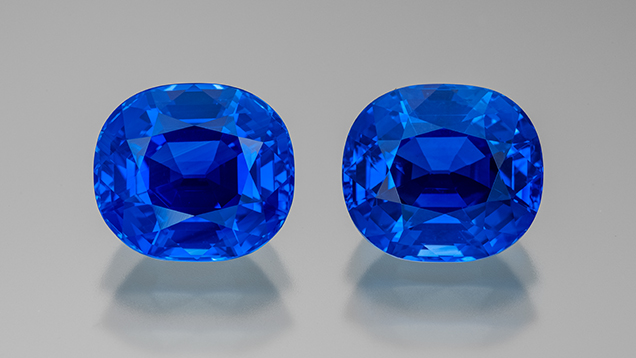
#> input picture outputs/q10/0_original.png, 636 x 358 px
$ python q10_sapphire_measure.py --input outputs/q10/0_original.png
#> lines starting #> are read from the running program, lines starting #| are printed output that depends on the picture; after the words box and inside, x2 and y2 are one past the last pixel; in counts of white or black regions, pixels touching at a corner belong together
import argparse
from pathlib import Path
import numpy as np
import cv2
from PIL import Image

def save_u8(img, path: Path):
    path.parent.mkdir(parents=True, exist_ok=True)
    Image.fromarray(img).save(path)
    print("Saved:", path)

def save_rgb(bgr, path: Path):
    path.parent.mkdir(parents=True, exist_ok=True)
    Image.fromarray(cv2.cvtColor(bgr, cv2.COLOR_BGR2RGB)).save(path)
    print("Saved:", path)

def fill_holes(bw: np.ndarray) -> np.ndarray:
    h, w = bw.shape
    ff = np.zeros((h+2, w+2), np.uint8)
    inv = 255 - bw
    flood = inv.copy()
    cv2.floodFill(flood, ff, (0, 0), 255)
    holes = 255 - flood
    return cv2.bitwise_or(bw, holes)

def main():
    p = argparse.ArgumentParser(description="Q10: Sapphires segmentation, morphology, area (pixels/mm^2).")
    p.add_argument("--input", default="assets/q10/sapphires.png")
    p.add_argument("--outdir", default="outputs/q10")
    p.add_argument("--f_mm", type=float, default=8.0, help="lens focal length f (mm)")
    p.add_argument("--Z_mm", type=float, default=480.0, help="camera height above table Z (mm)")
    p.add_argument("--pixel_pitch_um", type=float, default=4.0, help="sensor pixel pitch (micrometers)")
    args = p.parse_args()

    out = Path(args.outdir); out.mkdir(parents=True, exist_ok=True)

    bgr = cv2.imread(args.input, cv2.IMREAD_COLOR)
#> bgr is the input picture: shape (358, 636, 3); mean B, G, R 169, 137.3, 123.1
    if bgr is None:
        raise FileNotFoundError(f"Cannot read {args.input}")
    save_rgb(bgr, out / "0_original.png")

    # (a) SEGMENTATION (HSV threshold for blue + cleanup)
    hsv = cv2.cvtColor(bgr, cv2.COLOR_BGR2HSV)
#> hsv: shape (358, 636, 3); mean H, S, V 46.3, 71, 169.1
    # OpenCV H in [0,179]. Blue ~ [100, 140].
    lo1 = np.array([100, 60, 40], dtype=np.uint8)
    hi1 = np.array([140, 255, 255], dtype=np.uint8)
    mask = cv2.inRange(hsv, lo1, hi1)
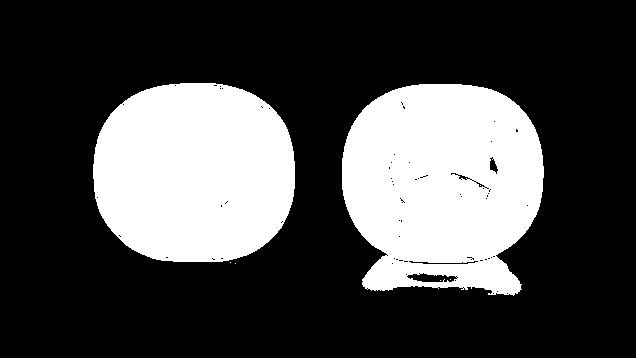
#> mask: shape (358, 636); 28.2% white; 7 white regions (5 under 20 px), largest, box (x1, y1, x2, y2) and area: (342, 84, 544, 296) 33944, (93, 83, 295, 262) 30246
    save_u8(mask, out / "1a_mask_raw.png")

    # (b) MORPHOLOGY to fill/clean (open->close, then hole fill)
    k = cv2.getStructuringElement(cv2.MORPH_ELLIPSE, (7, 7))
    mask2 = cv2.morphologyEx(mask, cv2.MORPH_OPEN, k, iterations=1)
#> mask2: shape (358, 636); 28% white; 2 white regions, box (x1, y1, x2, y2) and area: (342, 84, 544, 295) 33680, (93, 83, 295, 262) 30128
    mask2 = cv2.morphologyEx(mask2, cv2.MORPH_CLOSE, k, iterations=2)
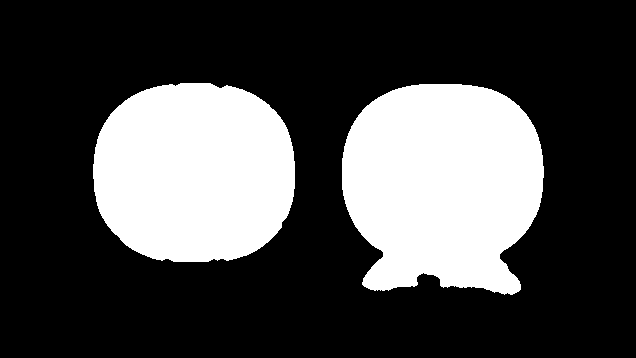
#> mask2: shape (358, 636); 28.3% white; 2 white regions, box (x1, y1, x2, y2) and area: (342, 84, 544, 295) 34227, (93, 83, 295, 262) 30165
    mask_filled = fill_holes(mask2)
    save_u8(mask_filled, out / "1b_mask_filled.png")

    # (c) CONNECTED COMPONENTS AREAS (pixels)
    n, labels, stats, centroids = cv2.connectedComponentsWithStats(mask_filled, connectivity=8)
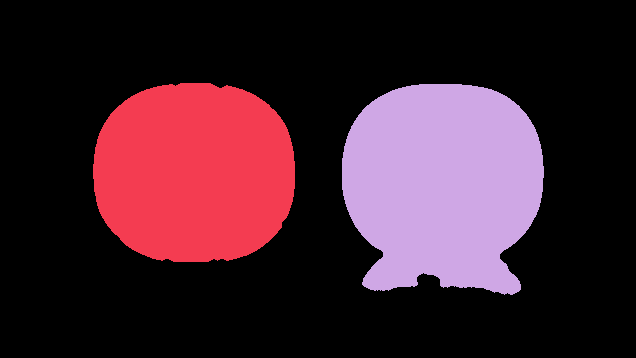
#> labels: shape (358, 636) int32; 3 distinct labels, from 0 to 2; one colour per label, 0 black
#> n = 3; stats = [[0, 0, 636, 358, 163296], [93, 83, 202, 179, 30165], [342, 84, 202, 211, 34227]]; centroids = [[314.2, 178.4], [193.9, 172.3], [442.3, 184.4]]
    # keep only sizeable components (remove crumbs)
    areas_px = []
    label_keep = np.zeros_like(labels, dtype=np.uint8)
    for i in range(1, n):
        area = int(stats[i, cv2.CC_STAT_AREA])
        if area > 200:  # small debris removal
            areas_px.append(area)
            label_keep[labels == i] = 255
#> this loop made 2 passes
#> area on passes 1 to 2: 30165, 34227
#> after the loop, areas_px = [30165, 34227]
    save_u8(label_keep, out / "2_components.png")

    # overlay visualization
    vis = bgr.copy()
    rng = np.random.default_rng(0)
    for i, area in enumerate(areas_px, start=1):
        y, x = np.argwhere((labels>0) & (label_keep>0))[0]
#> this loop made 2 passes
#> (i, area, y, x) on passes 1 to 2: (1, 30165, 83, 180), (2, 34227, 83, 180)
    overlay = bgr.copy()
    colored = cv2.cvtColor(label_keep, cv2.COLOR_GRAY2BGR)
    colored[colored[:,:,0]>0] = [0,255,255]
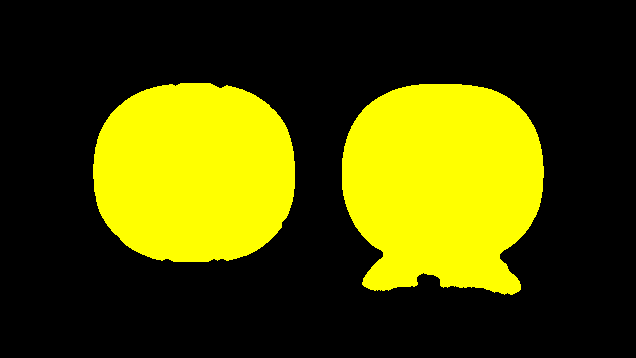
#> colored: shape (358, 636, 3); mean B, G, R 0, 72.1, 72.1
    vis = cv2.addWeighted(bgr, 0.8, colored, 0.2, 0)
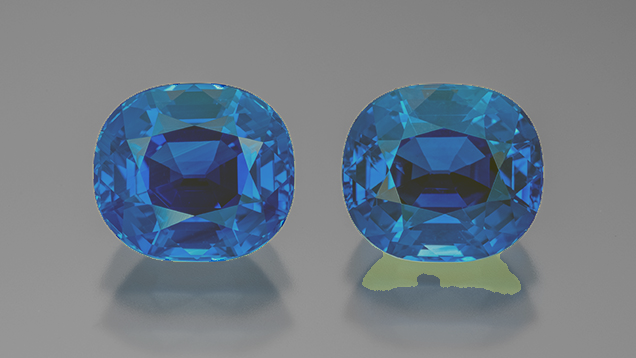
#> vis: shape (358, 636, 3); mean B, G, R 135.2, 124.3, 112.9
    save_rgb(vis, out / "2_components_overlay.png")

    # (d) ACTUAL AREAS IN mm^2  (requires pixel pitch)
    # Magnification m = f/Z  ⇒ world_length = (Z/f) * sensor_length
    # pixel pitch p (mm) = pixel_pitch_um / 1000.
    p_mm = args.pixel_pitch_um / 1000.0
    scale_world_per_px = (args.Z_mm / args.f_mm) * p_mm      # mm per pixel in the table plane
    px2mm2 = (scale_world_per_px ** 2)
    areas_mm2 = [a * px2mm2 for a in areas_px]
#> areas_mm2 = [1737.5, 1971.5]

    # Save a small report
    with open(out / "areas.txt", "w") as f:
        f.write(f"f = {args.f_mm} mm,  Z = {args.Z_mm} mm,  pixel_pitch = {args.pixel_pitch_um} um\n")
        f.write(f"mm per pixel on table plane ≈ {scale_world_per_px:.6f} mm/px\n")
        for idx, (apx, amm2) in enumerate(zip(areas_px, areas_mm2), start=1):
            f.write(f"Sapphire {idx}: {apx} px  →  {amm2:.2f} mm^2\n")
#> this loop made 2 passes
#> (idx, apx, amm2) on passes 1 to 2: (1, 30165, 1737.5), (2, 34227, 1971.5)
    print(f"Estimated areas (mm^2): {['%.2f'%x for x in areas_mm2]}")
#| Estimated areas (mm^2): ['1737.50', '1971.48']
    save_rgb((bgr * (mask_filled[...,None]//255)).astype(np.uint8), out / "1c_foreground.png")
#> in save_rgb (call 3), `Image.fromarray(cv2.cvtColor(bgr, cv2.COLOR_BGR2RGB)).save(path)`:
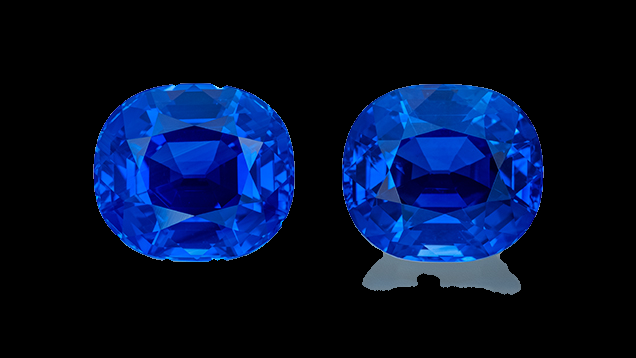
#> saved as 1c_foreground.png: PIL image 636x358 RGB; mean R, G, B 2.8, 15.9, 46.8
    save_rgb((bgr * (1 - mask_filled[...,None]//255)).astype(np.uint8), out / "1d_background.png")
#> in save_rgb (call 4), `Image.fromarray(cv2.cvtColor(bgr, cv2.COLOR_BGR2RGB)).save(path)`:
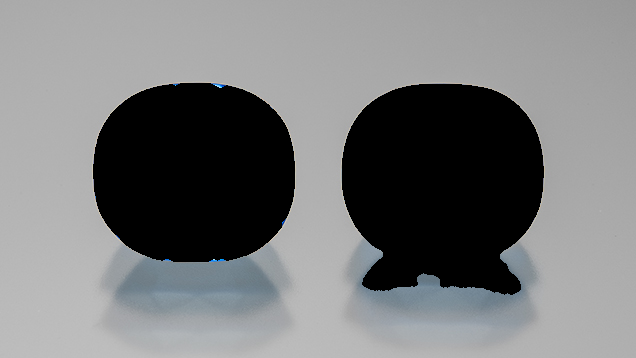
#> saved as 1d_background.png: PIL image 636x358 RGB; mean R, G, B 120.2, 121.4, 122.2

if __name__ == "__main__":
    main()

$ run again, with outputs/q10/all.png copied over outputs/q10/0_original.png
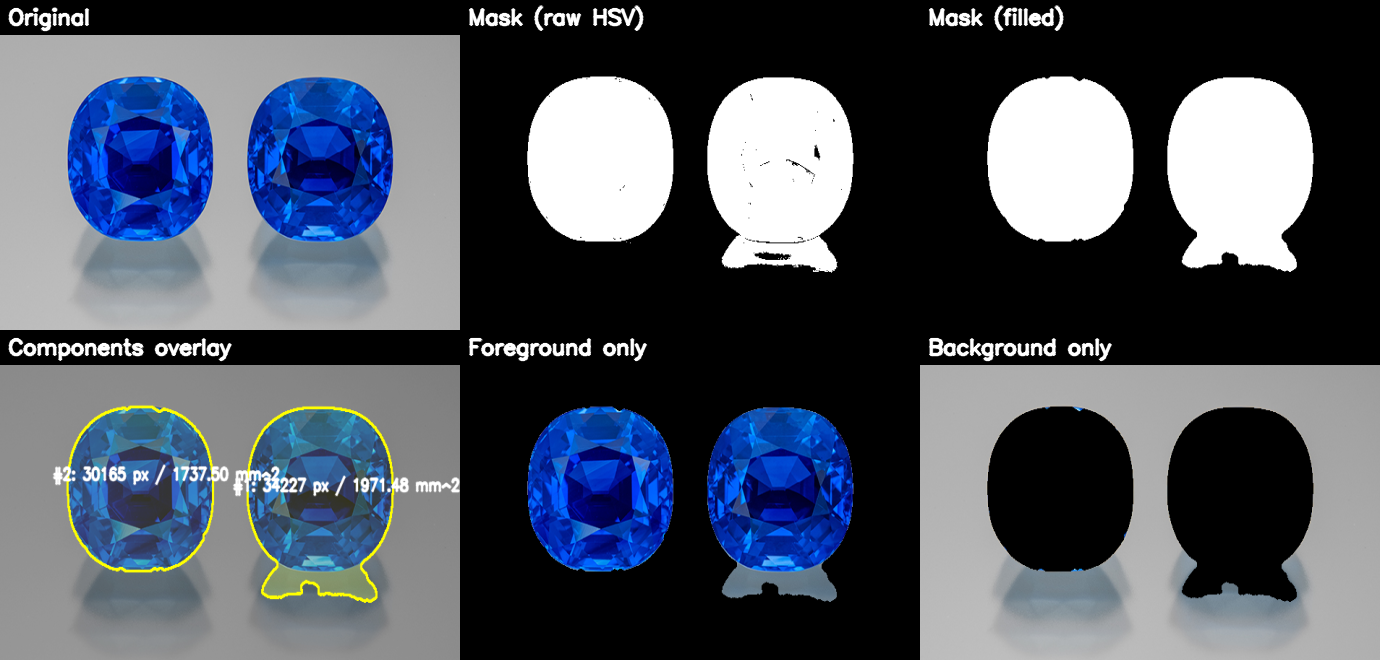
#> input picture outputs/q10/all.png, 1380 x 660 px
#> in main, bgr is the input picture: shape (660, 1380, 3); mean B, G, R 96.9, 85.5, 79
#> hsv: shape (660, 1380, 3); mean H, S, V 22.5, 31.1, 97.9
#> mask: shape (660, 1380); 12.8% white; 101 white regions (85 under 20 px), largest, box (x1, y1, x2, y2) and area: (707, 407, 854, 602) 22753, (247, 77, 393, 272) 22743, (527, 406, 674, 572) 20280
#> inv: shape (660, 1380); 87.3% white; 6 black regions, box (x1, y1, x2, y2) and area: (707, 407, 854, 602) 22893, (247, 77, 393, 272) 22801, (527, 406, 674, 572) 20274, (67, 76, 213, 242) 20220, (69, 413, 212, 569) 15151, (249, 411, 391, 569) 14431
#> in main, `n, labels, stats, centroids = cv2.connectedComponentsWithStats(mask_fi..`:
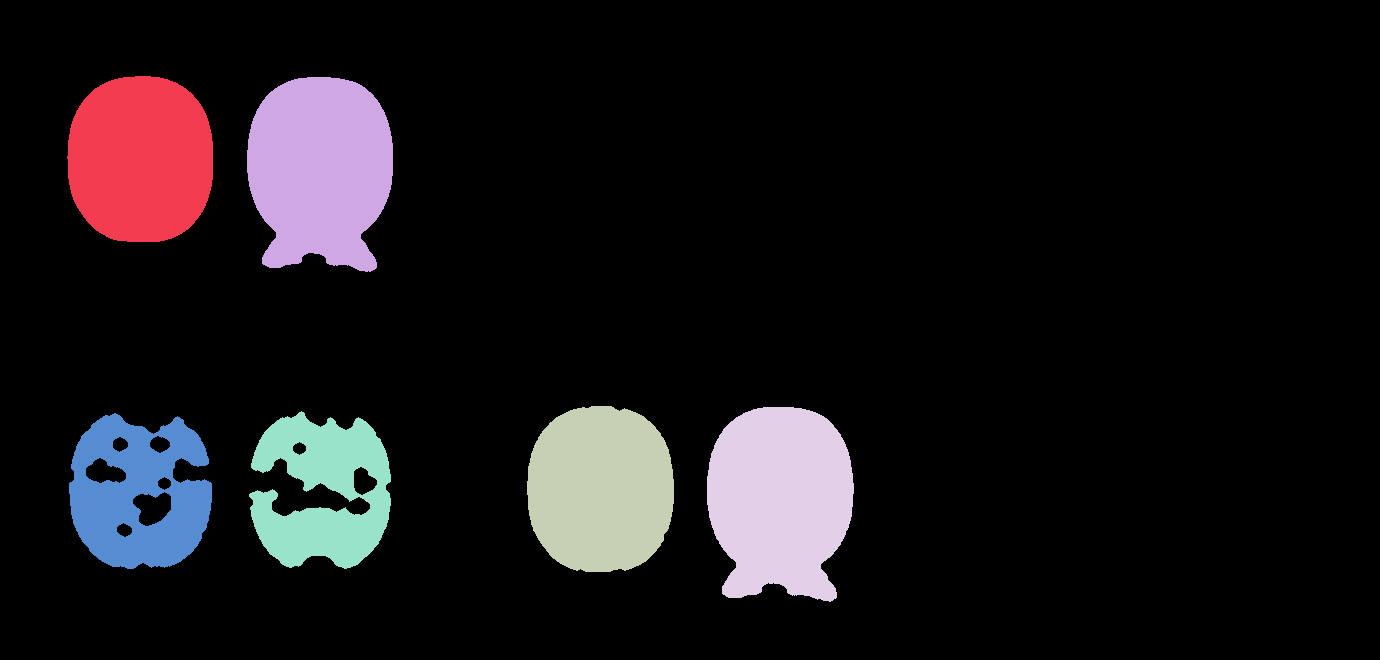
#> labels: shape (660, 1380) int32; 7 distinct labels, from 0 to 6; one colour per label, 0 black
#> n = 7; stats = [[0, 0, 1380, 660, 795030], [67, 76, 146, 166, 20220], [247, 77, 146, 195, 22801], [527, 406, 147, 166, 20274], [707, 407, 147, 195, 22893], [249, 411, 142, 158, 14431], [69, 413, 143, 156, 15151]]; centroids = [[730.9, 323.4], [140.2, 158.9], [319.7, 169.7], [600.2, 488.8], [779.7, 499.7], [322.1, 490.9], [138.6, 493.9]]
#> the loop in main, `for i in range(1, n):` made 6 passes
#> area on passes 1 to 6: 20220, 22801, 20274, 22893, 14431, 15151
#> after the loop in main, `for i in range(1, n):`: areas_px = [20220, 22801, 20274, 22893, 14431, 15151]
#> the loop in main, `for i, area in enumerate(areas_px, start=1):` made 6 passes
#> areas_mm2 = [1164.7, 1313.3, 1167.8, 1318.6, 831.2, 872.7]
#> the loop in main, `for idx, (apx, amm2) in enumerate(zip(areas_px, areas_mm2), start=1):` made 6 passes
#> (apx, amm2) on passes 1 to 6: (20220, 1164.7), (22801, 1313.3), (20274, 1167.8), (22893, 1318.6), (14431, 831.2), (15151, 872.7)
#| Estimated areas (mm^2): ['1164.67', '1313.34', '1167.78', '1318.64', '831.23', '872.70']
#> in save_rgb (call 4), `Image.fromarray(cv2.cvtColor(bgr, cv2.COLOR_BGR2RGB)).save(path)`:
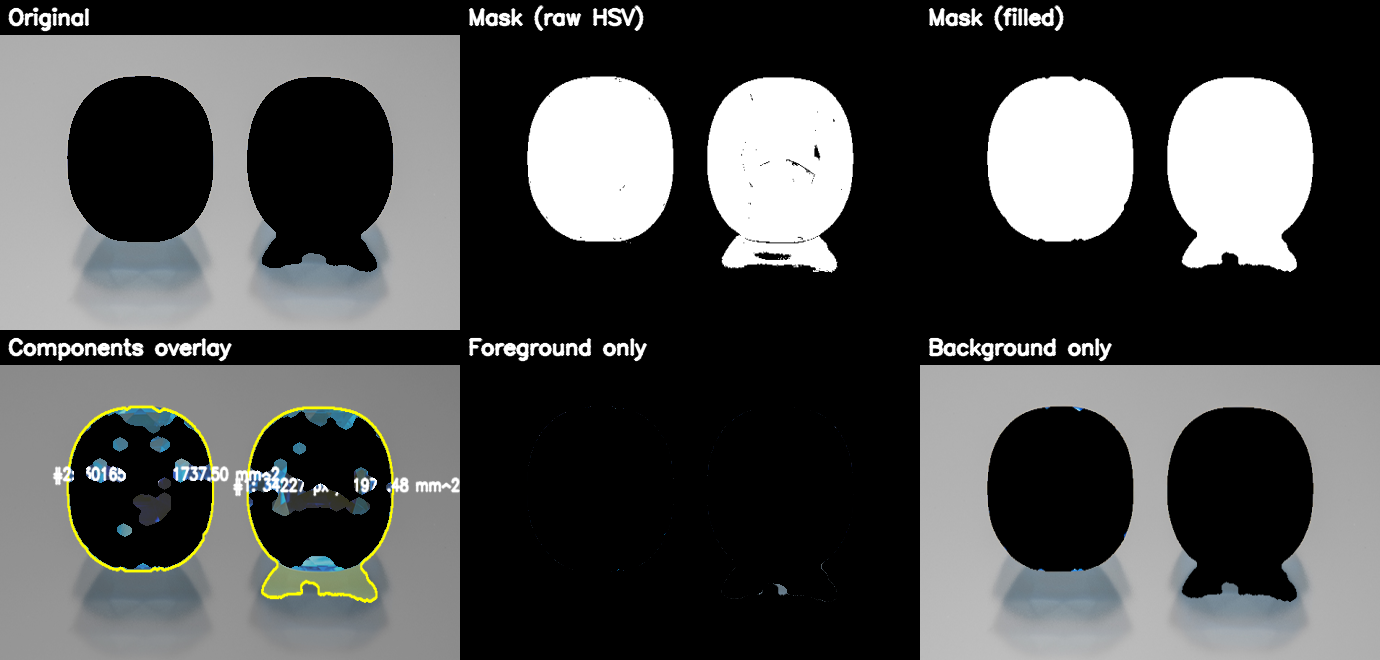
#> saved as 1d_background.png: PIL image 1380x660 RGB; mean R, G, B 76.3, 77.2, 76.8
